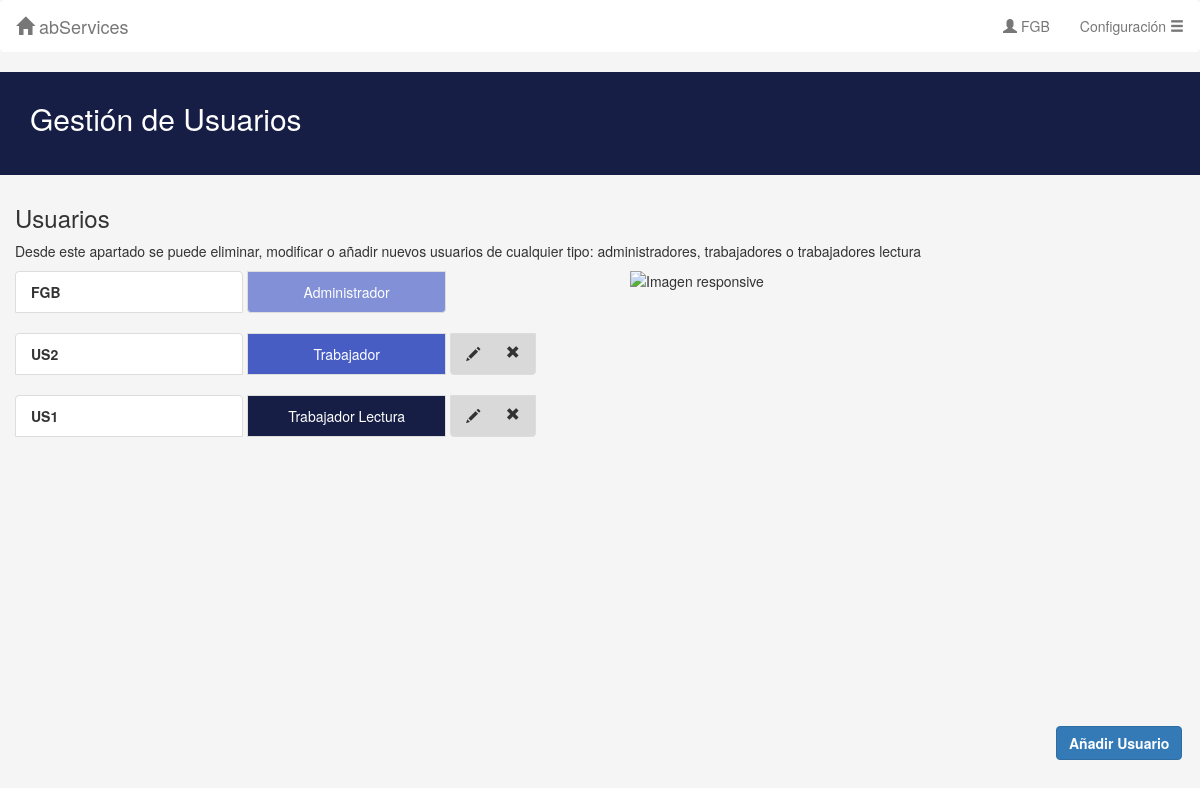
Screenshot of /gestionUsuarios.php (signed in) with the database file from the repository.
### tables this page shows
CREATE TABLE IF NOT EXISTS `users` (
  `Usuario` varchar(10) NOT NULL,
  `Password` varchar(72) NOT NULL,
  `Tipo` int(11) NOT NULL,
  `abServices` tinyint(1) NOT NULL,
  `EUROICO` tinyint(1) NOT NULL
);

### includes/php/usuariosBD.php (called while the page is built, shortened)
<?php
require_once(__DIR__."/config.php");
function getUsers(){
	global $mysqli;
	$usuarios = null;
	$pst = $mysqli->prepare("SELECT * FROM users ;");
	$pst->execute();
	$result = $pst->get_result();
	while($row = $result->fetch_array(MYSQLI_ASSOC)){
		$usuarios[] = $row;
	}
	return $usuarios;
}
?>

### includes/php/usuarios.php (called while the page is built, shortened)
<?php
require_once __DIR__.'/config.php';
require_once __DIR__.'/usuariosBD.php';
function getUsuarios(){
	$users = getUsers();
	return $users;
}
?>

### gestionUsuarios.php (the view, shortened to what this page needs)
<!DOCTYPE html>
<html lang="en">
  <head>
    <link href="includes/css/bootstrap.min.css" rel="stylesheet" media="screen">
	<link rel="stylesheet" type="text/css" href="./includes/css/style.css">
  </head>
  <body>
		<nav class="navbar navbar-default" role="navigation" id="navSup">
			<div class="navbar-header" id="navSupHeader">
				<a class="navbar-brand" href="homeClientes.php"><span class="glyphicon glyphicon-home"></span> abServices</a>
			</div>
			<div class="collapse navbar-collapse navbar-ex1-collapse" id="navSupDerecha">
				<ul class="nav navbar-nav navbar-right">
					<li><a href="#"><span class="glyphicon glyphicon-user"></span>  <?php echo $_SESSION["usuario"] ?></a></li>
					<li class="dropdown">
						<a href="#" class="dropdown-toggle" data-toggle="dropdown"> Configuración <span class="glyphicon glyphicon-menu-hamburger"></span></a>
					</li>
				</ul>
			</div>
		</nav>
		<div class="jumbotron">
				<div class="container">
				<h2 id="cab2">Gestión de Usuarios</h2>
		</div>
		</div>
		<div class="container-fluid">
		<h3>Usuarios </h3>
		<p> Desde este apartado se puede eliminar, modificar o añadir nuevos usuarios de cualquier tipo: administradores, trabajadores o trabajadores lectura</p>
		<div class="row">
			<div class="col-md-6" >
				<?php
				require(__DIR__.'/includes/php/usuarios.php');
				$users = getUsuarios();
				foreach ((array)$users as $us){ ?>
				<ul class="list-group">
					<li class="list-group-item" id="nameU">
						 <b> <?php echo $us["Usuario"]?></b>
					</li>
					<?php
					if($us["Tipo"] == 3){ ?>
					<li class="list-group-item" id="tipoU1">
						<div id="tipoUs" class="text-center"> Administrador </div>
					</li>
					<?php } ?>
					<?php
					if($us["Tipo"] == 2){ ?>
					<li class="list-group-item" id="tipoU2">
						<div id="tipoUs" class="text-center"> Trabajador </div>
					</li>
					<?php } ?>
					<?php
					if($us["Tipo"] == 1){ ?>
					<li class="list-group-item" id="tipoU3">
						<div id="tipoUs" class="text-center"> Trabajador Lectura </div>
					</li>
					<?php } ?>
					<?php
					if($us["Usuario"] != $_SESSION["usuario"]){ ?>
					<li class="list-group-item" id="accionesU">
						<button class="glyphicon glyphicon-pencil" id="editUser" onclick="location.href='./modificarPermisos.php?userToEdit=<?php echo $us["Usuario"]?>';"></button>
						<button class="glyphicon glyphicon-remove" onclick="eliminarUs('<?php echo $us["Usuario"]?>')" data-toggle="modal" data-target="#myModal" id="deleteUser"></button>
					</li>
					<?php } ?>
				</ul>
				<?php } ?>
			</div>
			<div class="col-md-4" > <div class="container-fluid"> <img src="./includes/css/admin2.png" class="img-responsive"  alt="Imagen responsive"></div></div>
			<div class="col-md-1" id="vacio"><h3> <div class="container-fluid"> </div> </h3></div>
			<div class="col-md-1" id="vacio"> <div class="container-fluid"> <div class="pull-right"><button onClick="location.href='./nuevoTrabajador.php'" id="botonCrearC" class="btn btn-primary" ><strong>Añadir Usuario</strong></button> </div></div></div>
			</div>
		</div>
  </body>
</html>

### includes/css/style.css (style rules this page uses)
.jumbotron { background-color: #161e45; color: #fff; padding-top: 30px; padding-bottom: 30px; }
body { background-color: #f5f5f5; }
#cab1,#cab2 { display: inline-block; }
#navSup { background-color: #fff; border-color: #fff; }
#nameU { width: 40%; }
#tipoU3 { width: 35%; background-color: #161e45; color: #fff; }
#tipoU2 { width: 35%; background-color: #475dc4; color: #fff; }
#tipoU1 { width: 35%; background-color: #8190d7; color: #fff; }
#accionesU { width: 15%; background-color: #d9d9d9; }
.list-group > li { display: inline-block; }
#deleteUser { float: right; border-color: #d9d9d9; background-color: #d9d9d9; padding: 0px 0px; border-width: 0px; }
#editUser { border-color: #d9d9d9; background-color: #d9d9d9; padding: 0px 0px; border-width: 0px; }
#botonCrearC { position: fixed; left: 88%; bottom: 5% }

### rows the page displays
users: Usuario "FGB", Tipo "Administrador"
users: Usuario "US2", Tipo "Trabajador"
users: Usuario "US1", Tipo "Trabajador Lectura"

### other values shown
$_SESSION["usuario"] "FGB"
